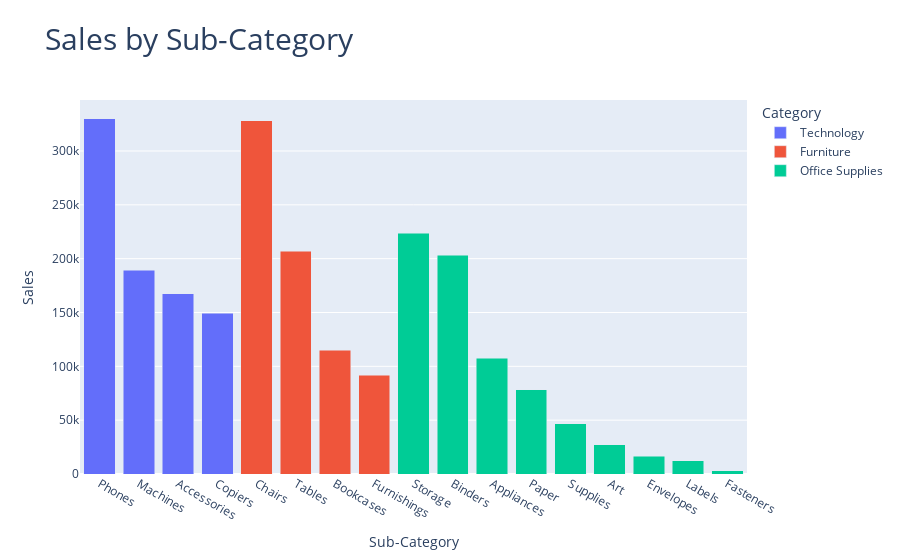

The notebook cell saved with this chart:
### Markdown cell above
###

### Code cell
# sales by subcategory
df_subcat_sales = df.copy()

df_subcat_sales['Sub-Category'] = df_subcat_sales['Sub-Category'].astype(str)
df_subcat_sales = df_subcat_sales.groupby(['Sub-Category', 'Category'], as_index=False)['Sales'].sum()

# sort data by sales in descending order
df_subcat_sales = df_subcat_sales.sort_values(by='Sales', ascending=False)

# Column chart for overall sales by sub-category
fig_subcat_sales = px.bar(df_subcat_sales, x='Sub-Category', y='Sales', 
                 barmode='stack', color='Category', 
                 title='Sales by Sub-Category')
fig_subcat_sales.update_layout(showlegend=True, title_font=dict(size=30))

fig_subcat_sales.show()

### Figure 1 — Plotly figure (JSON) as saved in the notebook; plotly's stock layout.template omitted (floating-point values rounded to 4 significant figures)
{"data": [{"alignmentgroup": "True", "hovertemplate": "Category=Technology<br>Sub-Category=%{x}<br>Sales=%{y}<extra></extra>", "legendgroup": "Technology", "marker": {"color": "#636efa", "pattern": {"shape": ""}}, "name": "Technology", "offsetgroup": "Technology", "orientation": "v", "showlegend": true, "textposition": "auto", "type": "bar", "x": ["Phones", "Machines", "Accessories", "Copiers"], "xaxis": "x", "y": [330000.0, 189200.0, 167400.0, 149500.0], "yaxis": "y"}, {"alignmentgroup": "True", "hovertemplate": "Category=Furniture<br>Sub-Category=%{x}<br>Sales=%{y}<extra></extra>", "legendgroup": "Furniture", "marker": {"color": "#EF553B", "pattern": {"shape": ""}}, "name": "Furniture", "offsetgroup": "Furniture", "orientation": "v", "showlegend": true, "textposition": "auto", "type": "bar", "x": ["Chairs", "Tables", "Bookcases", "Furnishings"], "xaxis": "x", "y": [328200.0, 207000.0, 114900.0, 91710.0], "yaxis": "y"}, {"alignmentgroup": "True", "hovertemplate": "Category=Office Supplies<br>Sub-Category=%{x}<br>Sales=%{y}<extra></extra>", "legendgroup": "Office Supplies", "marker": {"color": "#00cc96", "pattern": {"shape": ""}}, "name": "Office Supplies", "offsetgroup": "Office Supplies", "orientation": "v", "showlegend": true, "textposition": "auto", "type": "bar", "x": ["Storage", "Binders", "Appliances", "Paper", "Supplies", "Art", "Envelopes", "Labels", "Fasteners"], "xaxis": "x", "y": [223800.0, 203400.0, 107500.0, 78480.0, 46670.0, 27120.0, 16480.0, 12490.0, 3024.0], "yaxis": "y"}], "layout": {"barmode": "stack", "legend": {"title": {"text": "Category"}, "tracegroupgap": 0}, "showlegend": true, "title": {"font": {"size": 30}, "text": "Sales by Sub-Category"}, "xaxis": {"anchor": "y", "domain": [0, 1], "title": {"text": "Sub-Category"}}, "yaxis": {"anchor": "x", "domain": [0, 1], "title": {"text": "Sales"}}}}
